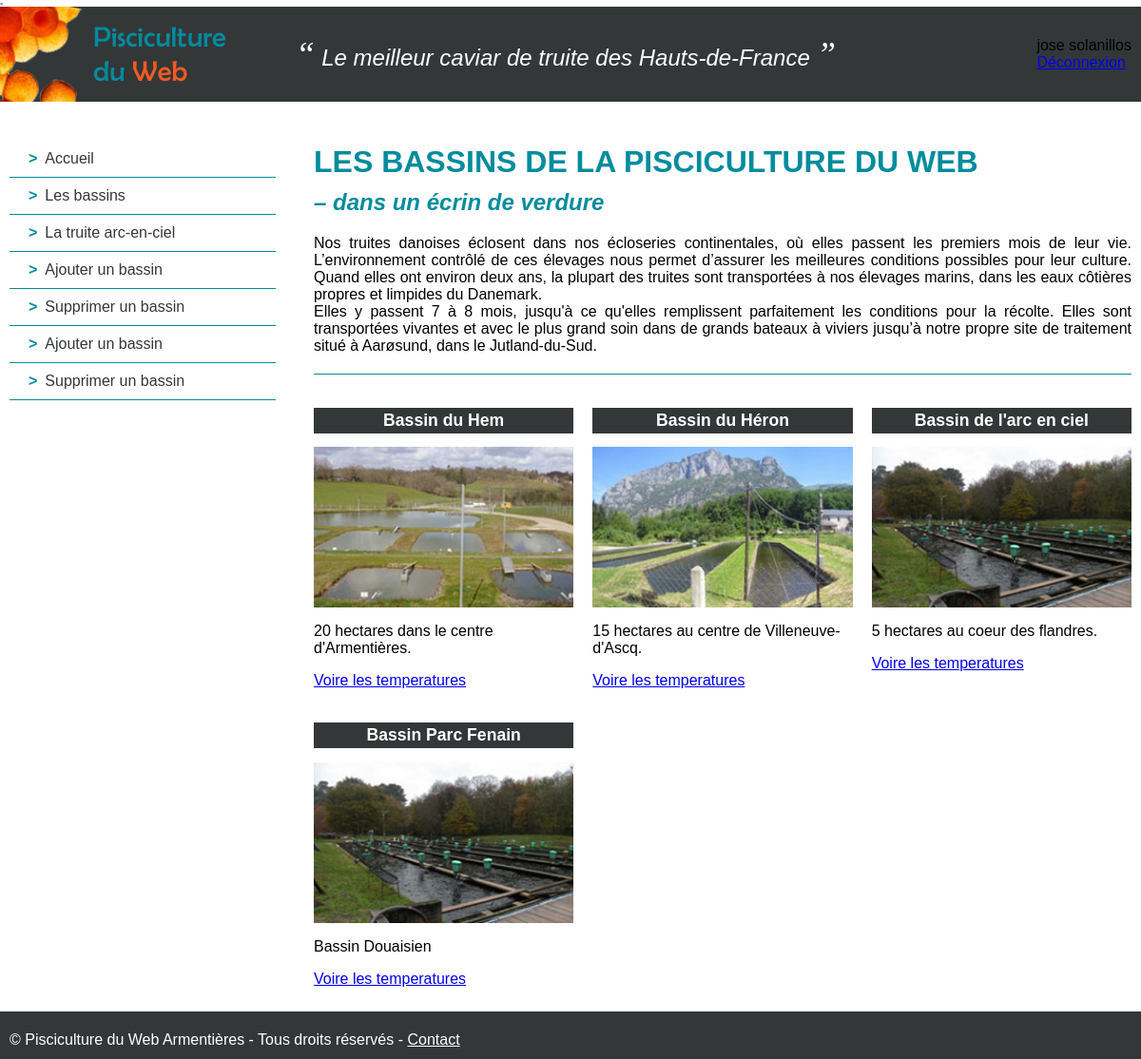
Page /bassins.php (signed in) on the committed database.
### tables this page shows
CREATE TABLE `bassin` (
  `idBassin` int(11) NOT NULL,
  `nom` varchar(50) NOT NULL,
  `description` varchar(1000) DEFAULT NULL,
  `photo` varchar(200) DEFAULT NULL,
  `refCapteur` varchar(50) DEFAULT NULL
);

### bassins.php (the view, shortened to what this page needs)
<<?php ob_start();
    require_once "bdd/bddconfig.php";
    try {
        $objBdd = new PDO("mysql:host=$bddserver;
                          dbname=$bddname;
                          charset=utf8",
                          $bddlogin,
                          $bddpass );
        $objBdd->setAttribute(PDO::ATTR_ERRMODE,
                              PDO::ERRMODE_EXCEPTION);
        $listeBassins = $objBdd->query("select idBassin,nom,description, photo from bassin");
    } catch (Exception $prmE) {
        die('Erreur de la connexion a la base');
    }
    ?>
    <article class="art-main">
        <h1>Les bassins de la pisciculture du Web</h1>
        <h2>– dans un écrin de verdure</h2>
        <p>Nos truites danoises éclosent dans nos écloseries continentales, où elles passent les premiers
            mois de leur vie. L’environnement contrôlé de ces élevages nous permet d’assurer les meilleures
            conditions possibles pour leur culture. Quand elles ont environ deux ans, la plupart des truites
            sont transportées à nos élevages marins, dans les eaux côtières propres et limpides du Danemark.
        </p>
        <p>Elles y passent 7 à 8 mois, jusqu'à ce qu'elles remplissent parfaitement les conditions pour la
            récolte. Elles sont transportées vivantes et avec le plus grand soin dans de grands bateaux à
            viviers jusqu’à notre propre site de traitement situé à Aarøsund, dans le Jutland-du-Sud.</p>
    </article>
    <section class="content-sec">
        <?php
        foreach ($listeBassins as $bassin) {
        ?>
            <article class="art-sec">
                <h2> <?php echo $bassin['nom'] ?></h2>
                <img src="images/<?php echo $bassin['photo']; ?>" alt=" <?php echo $bassin['nom']; ?>">
                <p> <?php echo $bassin['description'] ?></p>
                <a href="temperatures.php?idbassin=<?php echo $bassin['idBassin']; ?>&nombassin=<?php echo $bassin['nom']; ?>"> Voire les temperatures</a>
            </article>
        <?php
        }
        ?>
    </section>
    <?php
    require_once "gabarit/template.php";
    ?>

### css/styles.css (style rules this page uses)
html, body { margin: 0; padding: 0; font-family: Arial, Verdana, sans-serif; font-size: 0.625rem; color: black; background-color: white; }
.art-main { display: flow-root; border-bottom: 0.1rem solid rgb(0, 140, 157); padding-bottom: 2rem; margin-bottom: 2rem; }
.art-main h1 { color: rgb(0, 140, 157); font-size: 3.2rem; text-transform: uppercase; margin-top: 1rem; margin-bottom: 0.5rem; }
.art-main h2 { color: rgb(0, 140, 157); font-size: 2.4rem; font-style: italic; margin-top: 1rem; }
.art-main p { margin: 0; text-align: justify; }
.content-sec { font-size: 1.6rem; display: grid; grid-template-columns: repeat(auto-fill, minmax(25rem, 1fr)); grid-gap: 2rem; clear: both; }
.art-sec h2 { color: white; background-color: rgb(51, 55, 56); padding: 0.3rem; text-align: center; font-size: 1.76rem; }
.art-sec img { width: 100%; aspect-ratio: auto 260 / 161; }

### rows in the picture
bassin: nom "Bassin du Hem", photo (picture), description "20 hectares dans le centre d'Armentières."
bassin: nom "Bassin du Héron", photo (picture), description "15 hectares au centre de Villeneuve-d'Ascq."
bassin: nom "Bassin de l'arc en ciel", photo (picture), description "5 hectares au coeur des flandres."
bassin: nom "Bassin Parc Fenain", photo (picture), description "Bassin Douaisien"

### other values in the picture
$ident "jose solanillos"
